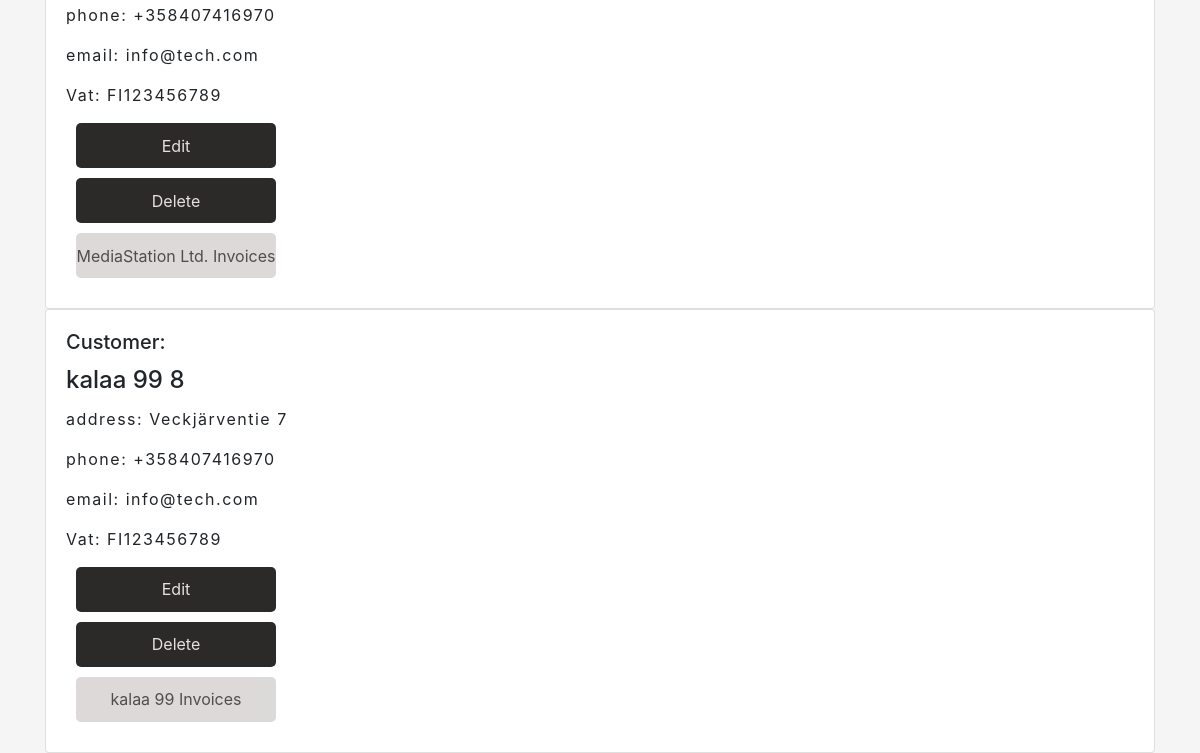
The app's page /customerlist/ (lower part), older data.
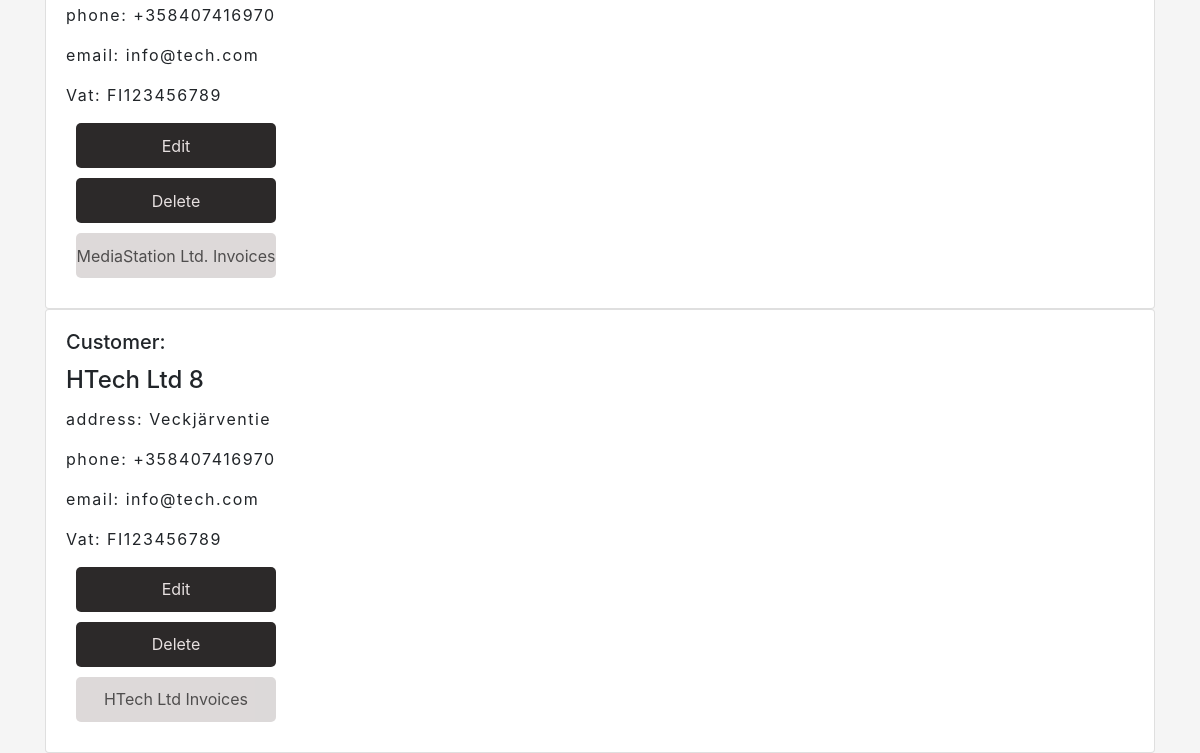
The same page, newer data.
### app/models.py (models this page shows, shortened)
class CustomerAccount(models.Model):
    name = models.CharField(max_length = 50, default=None)
    address = models.CharField(max_length = 50, default=None)
    phone = models.CharField(max_length = 50, default=None)
    mail = models.CharField(max_length = 50, default=None)
    vat = models.CharField(max_length = 20, default=None)
    account = models.ForeignKey(Account, on_delete =models.PROTECT)

### app/views.py (the view)
# urls.py: path('customerlist/', customerlistview, name="customers"),
def customerlistview(request):
    customerlist = CustomerAccount.objects.all()
    accountlist = Account.objects.all()
    context = {'customers': customerlist, 'accounts': accountlist}
    return render (request,"customerlist.html",context )

### app/templates/customerlist.html (shortened to what this page needs)
{% extends 'index.html' %}
{%load static%}
{% block content %}
    {% for c in customers %}
    <div class="customerList">
    <div class="card" style="width: 100%;">
    <div class="card-body">
        <h5 class="card-title">Customer:</h5>
        <h4 class="card-title">{{c.name}} {{c.id}}</h4>
        <p class="card-text">address: {{c.address}} </p>
        <p class="card-text">phone: {{c.phone}} </p>
        <p class="card-text">email: {{c.mail}} </p>
        <p class="card-text">Vat: {{c.vat}} </p>
        <a href="/edit-customer-get/{{c.id}}/"class="btn" >Edit</a>
        <a href="/confirm-delete-customer/{{c.id}}/" class="btn" >Delete</a>
        <a href="/invoices-by-customer/{{c.id}}/" class="btn-ghost" >{{c.name}} Invoices</a>
    </div>
</div>
</div>
{%endfor%}
{% endblock %}

Row changes from the older to the newer data that the page shows:
changed CustomerAccount id 8: name "kalaa 99" → "HTech Ltd"; address "Veckjärventie 7" → "Veckjärventie"
